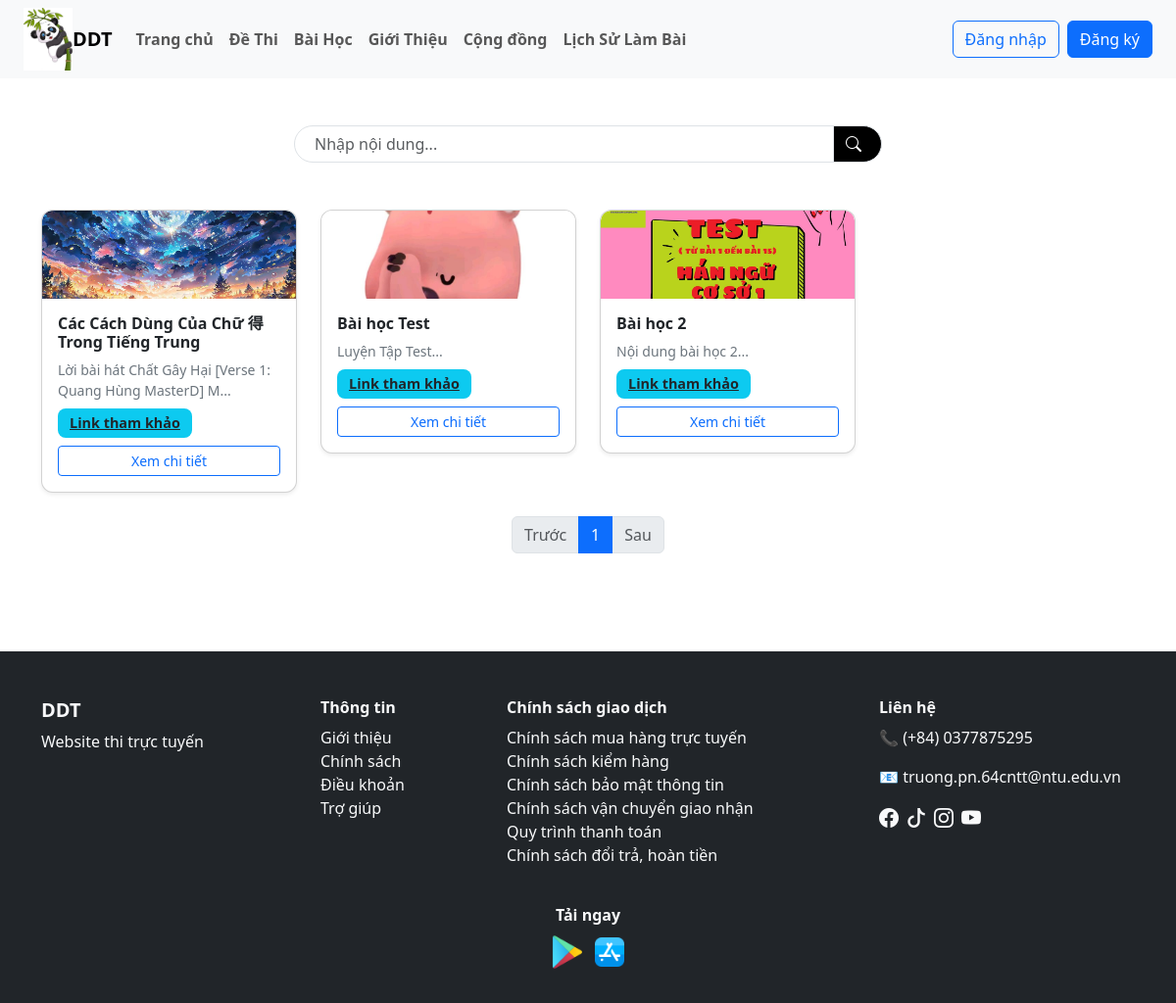
The page /user/tat_ca_bai_hoc.php?id_dm=1 on the database its author committed.
### tables this page shows
CREATE TABLE `bai_hoc` (
  `id` varchar(10) NOT NULL,
  `tieu_de` varchar(255) NOT NULL,
  `noi_dung` text DEFAULT NULL,
  `anh_bai_hoc` varchar(255) DEFAULT NULL,
  `link_bai_hoc` varchar(255) DEFAULT NULL,
  `ngay_tao` datetime DEFAULT current_timestamp(),
  `id_danh_muc` int(11) DEFAULT NULL
);

### user/tat_ca_bai_hoc.php (the view, shortened to what this page needs)
<?php
include("./header.php");
$id_dm = $_GET['id_dm'];
$keyword = isset($_GET['keyword']) ? mysqli_real_escape_string($dbc, $_GET['keyword']) : '';
$limit = 20;
$page = isset($_GET['page']) ? (int)$_GET['page'] : 1;
$start = ($page - 1) * $limit;
$sql_count = "
    SELECT COUNT(*) AS total
    FROM bai_hoc
    WHERE id_danh_muc = $id_dm
    AND (
    tieu_de LIKE '%$keyword%'
    OR noi_dung LIKE '%$keyword%'
    )
";
$rs_count = mysqli_query($dbc, $sql_count);
$total = mysqli_fetch_assoc($rs_count)['total'];
$total_pages = ceil($total / $limit);
$sql = "
    SELECT *
    FROM bai_hoc
    WHERE id_danh_muc = $id_dm
   AND (
    tieu_de LIKE '%$keyword%'
    OR noi_dung LIKE '%$keyword%'
    )
    ORDER BY id DESC
    LIMIT $start, $limit
";
$result = mysqli_query($dbc, $sql);
?>
<div class="container my-4">
    <form action="tat_ca_bai_hoc.php" method="GET">
        <div class="d-flex justify-content-center my-5">
            <div class="input-group search-box" style="max-width: 600px;">
                <input type="text" name="keyword" class="form-control" placeholder="Nhập nội dung..."
                    value="<?= htmlspecialchars($keyword) ?>">
                <button class="input-group-text bg-black text-white" type="submit">
                    <i class="bi bi-search me-2"></i>
                </button>
            </div>
        </div>
    </form>
    <?php if(mysqli_num_rows($result) > 0): ?>
    <div class="row">
        <?php while($bh = mysqli_fetch_assoc($result)): ?>
        <div class="col-md-3 col-sm-6">
            <div class="card shadow-sm" style="min-width: 250px border-radius: 10px;">
                <?php if (!empty($bh['anh_bai_hoc'])): ?>
                <img src="./image_baihoc/<?= $bh['anh_bai_hoc'] ?>" class="card-img-top"
                    style="height: 90px; object-fit: cover ; border-radius: 10px 10px 0 0;">
                <?php endif; ?>
                <div class="card-body ">
                    <h6 class="card-title fw-bold"><?= $bh['tieu_de'] ?></h6>
                    <p class="text-secondary small mb-2">
                        <?= substr(strip_tags($bh['noi_dung']), 0, 70) ?>...
                    </p>
                    <?php if (!empty($bh['link_bai_hoc'])): ?>
                    <a href="<?= $bh['link_bai_hoc'] ?>" target="_blank" class="badge bg-info text-dark mb-2">
                        Link tham khảo
                    </a>
                    <?php endif; ?>
                    <a href="chi_tiet_bai_hoc.php?id_bh=<?= $bh['id'] ?>" class="btn btn-outline-primary btn-sm w-100">
                        Xem chi tiết
                    </a>
                </div>
            </div>
        </div>
        <?php endwhile; ?>
    </div>
    <?php else: ?>
    <div class="alert alert-info">Không có đề thi nào.</div>
    <?php endif; ?>
    <nav class="mt-4">
        <ul class="pagination justify-content-center">
            <li class="page-item <?= ($page <= 1) ? 'disabled' : '' ?>">
                <a class="page-link" href="?id_dm=<?= $id_dm ?>&page=<?= $page - 1 ?>&keyword=<?= $keyword ?>">Trước</a>
            </li>
            <?php for ($i = 1; $i <= $total_pages; $i++): ?>
            <li class="page-item <?= ($i == $page) ? 'active' : '' ?>">
                <a class="page-link" href="?id_dm=<?= $id_dm ?>&page=<?= $i ?>&keyword=<?= $keyword ?>">
                    <?= $i ?>
                </a>
            </li>
            <?php endfor; ?>
            <li class="page-item <?= ($page >= $total_pages) ? 'disabled' : '' ?>">
                <a class="page-link" href="?id_dm=<?= $id_dm ?>&page=<?= $page + 1 ?>&keyword=<?= $keyword ?>">Sau</a>
            </li>
        </ul>
    </nav>
</div>
<?php
include("./footer.php");
?>

### user/CSS/style_user.css (style rules this page uses)
.card { border-radius: 12px; overflow: hidden; }
.badge { font-size: 0.9rem; padding: 8px 12px; border-radius: 8px; }
.search-box input { border-radius: 30px 0 0 30px; padding-left: 20px; }
.search-box button { border-radius: 0 30px 30px 0; }

### rows shown on the page
bai_hoc: anh_bai_hoc (picture), tieu_de "Các Cách Dùng Của Chữ 得 Trong Tiếng Trung", noi_dung "Lời bài hát Chất Gây Hại [Verse 1: Quang Hùng MasterD] M"
bai_hoc: anh_bai_hoc (picture), tieu_de "Bài học Test", noi_dung "Luyện Tập Test"
bai_hoc: anh_bai_hoc (picture), tieu_de "Bài học 2", noi_dung "Nội dung bài học 2"
